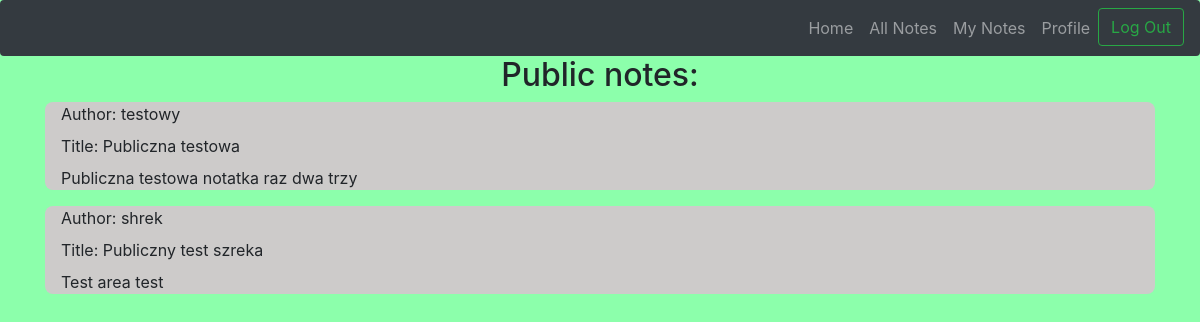
Page /user/notes/public (signed in) on the earlier database version.
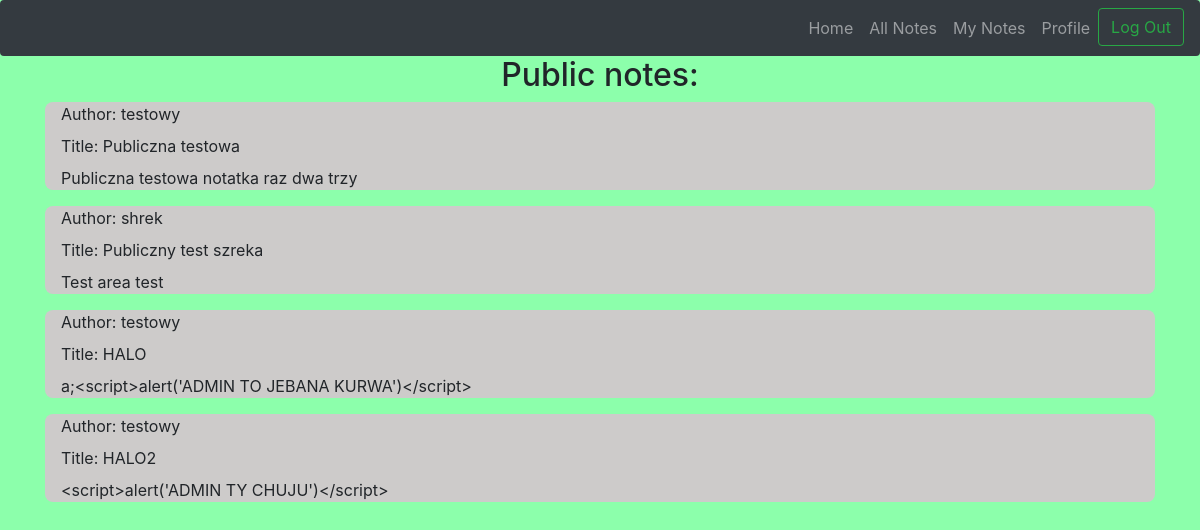
Same page on the later database version.
### app/models.py (models this page shows)
class Note(db.Model):
    id = db.Column(db.Integer, primary_key=True)
    title = db.Column(db.String(150))
    text = db.Column(db.String(500))
    owner_mail = db.Column(db.String(100))
    owner_name = db.Column(db.String(100))
    is_public = db.Column(db.Boolean, default=False)

### app/user.py (the view)
@user.route('/user/notes/public')
@login_required
def public_notes():
    notes = load_public_notes()
    return render_template('user-public-notes.html', notes=notes)

### app/user.py (called while the page is built)
def load_public_notes():
    notes = Note.query.filter_by(is_public=True)
    return notes

### app/templates/user-public-notes.html (shortened to what this page needs)
{% extends "user-base.html" %}
{% block content %}
<div class="user-container">
    <div class="notes-container">
        <h2>Public notes:</h2>
        {% if notes %}
        <div>
            {% for note in notes %}
            <div class="note-container">
                <label>Author: {{ note.owner_name }}</label> <br>
                <label>Title: {{ note.title }}</label>
                <p> {{ note.text }}</p>
            </div>
            {% endfor %}
        </div>
        {% endif %}
    </div>
</div>
{% endblock %}

### app/templates/user-base.html (shortened to what this page needs)
<!DOCTYPE html>
<html lang="en">
<head>
    <link rel="stylesheet" href="https://stackpath.bootstrapcdn.com/bootstrap/4.3.1/css/bootstrap.min.css"
>
    <link rel="stylesheet" type="text/css" href="{{ url_for('static',filename='styles/user-styles.css') }}">
</head>
<body>
<div>
    <nav class="navbar navbar-dark bg-dark rounded">
        <ul class="navbar-nav ml-auto">
            <li class="nav-item">
                <a href="{{ url_for('user.home') }}" class="nav-link">Home</a>
            </li>
            <li class="nav-item">
                <a href="{{ url_for('user.public_notes') }}" class="nav-link">All Notes</a>
            </li>
            <li class="nav-item">
                <a href="{{ url_for('user.my_notes') }}" class="nav-link">My Notes</a>
            </li>
            <li class="nav-item">
                <a href="{{ url_for('user.profile') }}" class="nav-link">Profile</a>
            </li>
            <li class="nav-item">
                <a href="{{ url_for('auth.logout') }}" class="btn btn-outline-success my-2 my-sm-0">Log Out</a>
            </li>
        </ul>
    </nav>
    <div>
        <div class="container">
            {% block content %}
            {% endblock %}
        </div>
    </div>
</div>
</body>
</html>

### app/static/styles/user-styles.css (style rules this page uses)
.navbar-nav { flex-direction: row; }
.nav-link { padding-right: .5rem !important; padding-left: .5rem !important; }
.user-container { text-align: center; }
.note-container { text-align: left; background-color: #CDCBCA; margin-top: .5rem; padding-left: 1rem; padding-right: 1rem; border-radius: .5rem; }
body { background-color: #8cffab; }

Differences in the rows shown:
added Note: owner_name "testowy", title "HALO", text "a;<script>alert('ADMIN TO JEBANA KURWA')</script>"
added Note: owner_name "testowy", title "HALO2", text "<script>alert('ADMIN TY CHUJU')</script>"
